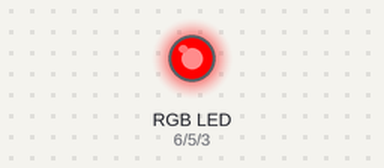
A sketch run on a simulated Arduino Uno, built with avr-gcc and run on an emulated ATmega328P. Parts: an RGB LED mixed from three pins (HIGH = lit).

Above: at 0.15 s.
At 5.26 s:
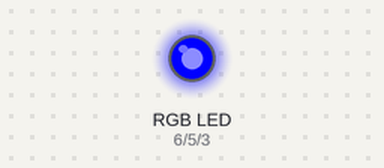
At 10.37 s:
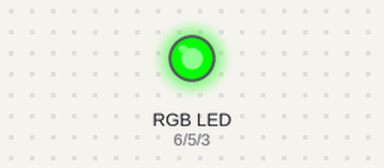
At 19.99 s:
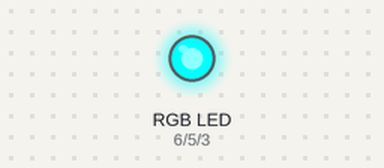
At 29.92 s:
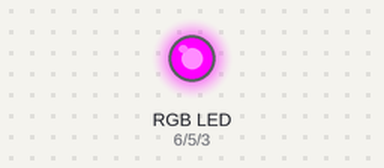
At 39.84 s:
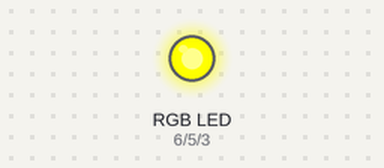
Timing chart, 0 to 40.0 s (numbered marks = the images above):
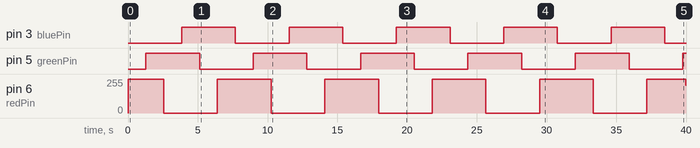

The sketch:

Fade.ino
```cpp
int redPin= 6;
int greenPin = 5;
int bluePin = 3;

int echoPin = 13;

int DELAY = 5;

void setup() {
  pinMode(redPin, OUTPUT);
  pinMode(greenPin, OUTPUT);
  pinMode(bluePin, OUTPUT);

  analogWrite (redPin, 255);
}

int count = 0;

void loop() {
  increase (greenPin);
  decrease (redPin);
  increase (bluePin);
  decrease (greenPin);
  increase (redPin);
  decrease (bluePin);
}

void increase (int color) {
  for (int i = 0; i <= 255; i ++) {
    analogWrite (color, i);
    delay (DELAY);
  }
}

void decrease (int color) {
  for (int i = 255; i >= 0; i --) {
    analogWrite (color, i);
    delay (DELAY);
  }
}
```

Measured:
- by itself, pin 3 (bluePin), pin 5 (greenPin): alternates HIGH for 3.8 s and LOW for 3.8 s
- by itself, pin 6 (redPin): 255/255 → 0/255 at 2.6 s, → 255/255 3.8 s later, → 0/255 3.8 s later, → 255/255 3.8 s later, … (11 changes in this stretch)
